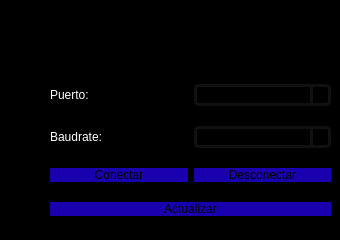
               <widget class="QFrame" name="frame_2">
                <property name="styleSheet">
                 <string notr="true">background-color:rgb(0,0,0);
</string>
                </property>
                <property name="frameShape">
                 <enum>QFrame::StyledPanel</enum>
                </property>
                <property name="frameShadow">
                 <enum>QFrame::Raised</enum>
                </property>
                <widget class="QWidget" name="layoutWidget">
                 <property name="geometry">
                  <rect>
                   <x>50</x>
                   <y>70</y>
                   <width>281</width>
                   <height>161</height>
                  </rect>
                 </property>
                 <layout class="QVBoxLayout" name="verticalLayout_7">
                  <item>
                   <layout class="QHBoxLayout" name="horizontalLayout_3">
                    <item>
                     <widget class="QLabel" name="label">
                      <property name="styleSheet">
                       <string notr="true">color: white;
font: 87 12pt &quot;Arial-Black&quot;;</string>
                      </property>
                      <property name="text">
                       <string>Puerto:</string>
                      </property>
                     </widget>
                    </item>
                    <item>
                     <widget class="QComboBox" name="cb_puertoSerial">
                      <property name="styleSheet">
                       <string notr="true">QComboBox {
border: 3px solid #111111;
border-radius: 5px;
min-width: 6em;
color: rgb(25, 0, 175);
font: 87 12pt &quot;Arial Black&quot;;
}

QComboBox::drop-down {
subcontrol-origin: padding;
subcontrol-position: top right;
width: 15px;
border-left-width: 3px;
border-left-color: #111111;
border-left-style: solid;
border-top-right-radius: 4px;
border-bottom-right-radius: 4px;
}

QComboBox QAbstractItemView {
background: #2c2c2c;
selection-background-color: rgb(25, 0, 175);
color: #111111;
}</string>
                      </property>
                     </widget>
                    </item>
                   </layout>
                  </item>
                  <item>
                   <layout class="QHBoxLayout" name="horizontalLayout_4">
                    <item>
                     <widget class="QLabel" name="label_2">
                      <property name="styleSheet">
                       <string notr="true">color: white;
font: 87 12pt &quot;Arial-Black&quot;;</string>
                      </property>
                      <property name="text">
                       <string>Baudrate:</string>
                      </property>
                     </widget>
                    </item>
                    <item>
                     <widget class="QComboBox" name="cb_baudrates">
                      <property name="styleSheet">
                       <string notr="true">QComboBox {
border: 3px solid #111111;
border-radius: 5px;
min-width: 6em;
color: rgb(25, 0, 175);
font: 87 12pt &quot;Arial Black&quot;;
}

QComboBox::drop-down {
subcontrol-origin: padding;
subcontrol-position: top right;
width: 15px;
border-left-width: 3px;
border-left-color: #111111;
border-left-style: solid;
border-top-right-radius: 4px;
border-bottom-right-radius: 4px;
}

QComboBox QAbstractItemView {
background: #2c2c2c;
selection-background-color: rgb(25, 0, 175);
color: #111111;
}</string>
                      </property>
                     </widget>
                    </item>
                   </layout>
                  </item>
                  <item>
                   <layout class="QHBoxLayout" name="horizontalLayout_5">
                    <item>
                     <widget class="QPushButton" name="bt_connect">
                      <property name="cursor">
                       <cursorShape>PointingHandCursor</cursorShape>
                      </property>
                      <property name="styleSheet">
                       <string notr="true">QPushButton {
background-color: rgb(25, 0, 175);
font: 87 12pt &quot;Arial Black&quot;;
border-radius: 10px;
}

QPushButton:hover {
background-color: white;
font: 87 12pt &quot;Arial Black&quot;;
color: rgb(25, 0, 175);
}</string>
                      </property>
                      <property name="text">
                       <string>Conectar</string>
                      </property>
                     </widget>
                    </item>
                    <item>
                     <widget class="QPushButton" name="bt_disconnect">
                      <property name="cursor">
                       <cursorShape>PointingHandCursor</cursorShape>
                      </property>
                      <property name="styleSheet">
                       <string notr="true">QPushButton {
background-color: rgb(25, 0, 175);
font: 87 12pt &quot;Arial Black&quot;;
border-radius: 10px;
}

QPushButton:hover {
background-color: white;
font: 87 12pt &quot;Arial Black&quot;;
color: rgb(25, 0, 175);
}</string>
                      </property>
                      <property name="text">
                       <string>Desconectar</string>
                      </property>
                     </widget>
                    </item>
                   </layout>
                  </item>
                  <item>
                   <widget class="QPushButton" name="bt_update">
                    <property name="cursor">
                     <cursorShape>PointingHandCursor</cursorShape>
                    </property>
                    <property name="styleSheet">
                     <string notr="true">QPushButton {
background-color: rgb(25, 0, 175);
font: 87 12pt &quot;Arial Black&quot;;
border-radius: 10px;
}

QPushButton:hover {
background-color: white;
font: 87 12pt &quot;Arial Black&quot;;
color: rgb(25, 0, 175);
}</string>
                    </property>
                    <property name="text">
                     <string>Actualizar</string>
                    </property>
                   </widget>
                  </item>
                 </layout>
                </widget>
                <widget class="QLabel" name="label_7">
                 <property name="geometry">
                  <rect>
                   <x>160</x>
                   <y>10</y>
                   <width>71</width>
                   <height>61</height>
                  </rect>
                 </property>
                 <property name="text">
                  <string/>
                 </property>
                 <property name="pixmap">
                  <pixmap>img/bmw.png</pixmap>
                 </property>
                 <property name="scaledContents">
                  <bool>true</bool>
                 </property>
                </widget>
                <widget class="QLabel" name="label_12">
                 <property name="geometry">
                  <rect>
                   <x>260</x>
                   <y>30</y>
                   <width>41</width>
                   <height>31</height>
                  </rect>
                 </property>
                 <property name="text">
                  <string/>
                 </property>
                 <property name="pixmap">
                  <pixmap>img/abs.jpg</pixmap>
                 </property>
                 <property name="scaledContents">
                  <bool>true</bool>
                 </property>
                </widget>
                <widget class="QLabel" name="label_11">
                 <property name="geometry">
                  <rect>
                   <x>80</x>
                   <y>30</y>
                   <width>51</width>
                   <height>31</height>
                  </rect>
                 </property>
                 <property name="text">
                  <string/>
                 </property>
                 <property name="pixmap">
                  <pixmap>img/Check-engine.jpg</pixmap>
                 </property>
                 <property name="scaledContents">
                  <bool>true</bool>
                 </property>
                </widget>
               </widget>
